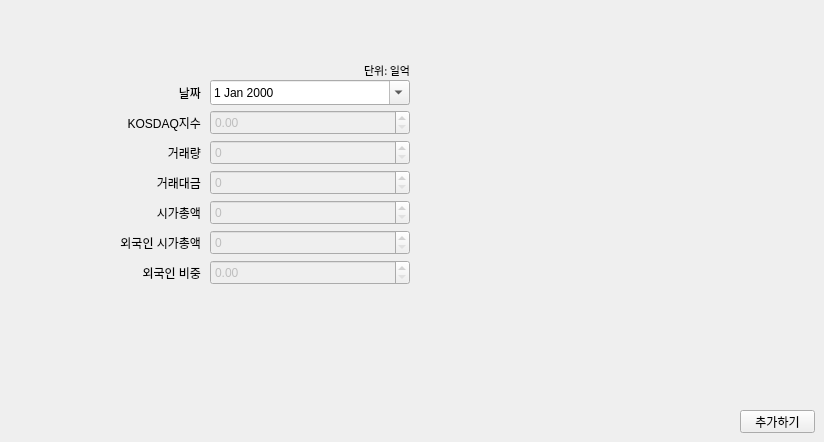
        <widget class="QWidget" name="kadd_2">
         <attribute name="title">
          <string>데이터 추가</string>
         </attribute>
         <widget class="QWidget" name="widget_4" native="true">
          <property name="geometry">
           <rect>
            <x>70</x>
            <y>50</y>
            <width>550</width>
            <height>300</height>
           </rect>
          </property>
          <widget class="QLabel" name="label_32">
           <property name="geometry">
            <rect>
             <x>350</x>
             <y>30</y>
             <width>100</width>
             <height>25</height>
            </rect>
           </property>
           <property name="text">
            <string/>
           </property>
          </widget>
          <widget class="QLabel" name="label_33">
           <property name="geometry">
            <rect>
             <x>30</x>
             <y>90</y>
             <width>101</width>
             <height>25</height>
            </rect>
           </property>
           <property name="text">
            <string>거래량</string>
           </property>
           <property name="alignment">
            <set>Qt::AlignRight|Qt::AlignTrailing|Qt::AlignVCenter</set>
           </property>
          </widget>
          <widget class="QDateEdit" name="date_kadd_2">
           <property name="geometry">
            <rect>
             <x>140</x>
             <y>30</y>
             <width>200</width>
             <height>25</height>
            </rect>
           </property>
           <property name="calendarPopup">
            <bool>true</bool>
           </property>
          </widget>
          <widget class="QLabel" name="label_34">
           <property name="geometry">
            <rect>
             <x>30</x>
             <y>120</y>
             <width>101</width>
             <height>25</height>
            </rect>
           </property>
           <property name="text">
            <string>거래대금</string>
           </property>
           <property name="alignment">
            <set>Qt::AlignRight|Qt::AlignTrailing|Qt::AlignVCenter</set>
           </property>
          </widget>
          <widget class="QLabel" name="label_35">
           <property name="geometry">
            <rect>
             <x>30</x>
             <y>180</y>
             <width>101</width>
             <height>25</height>
            </rect>
           </property>
           <property name="text">
            <string>외국인 시가총액</string>
           </property>
           <property name="alignment">
            <set>Qt::AlignRight|Qt::AlignTrailing|Qt::AlignVCenter</set>
           </property>
          </widget>
          <widget class="QLabel" name="label_36">
           <property name="geometry">
            <rect>
             <x>30</x>
             <y>150</y>
             <width>101</width>
             <height>25</height>
            </rect>
           </property>
           <property name="text">
            <string>시가총액</string>
           </property>
           <property name="alignment">
            <set>Qt::AlignRight|Qt::AlignTrailing|Qt::AlignVCenter</set>
           </property>
          </widget>
          <widget class="QWidget" name="group_kadd_4" native="true">
           <property name="enabled">
            <bool>false</bool>
           </property>
           <property name="geometry">
            <rect>
             <x>140</x>
             <y>60</y>
             <width>211</width>
             <height>191</height>
            </rect>
           </property>
           <widget class="QDoubleSpinBox" name="spin_kadd6_2">
            <property name="geometry">
             <rect>
              <x>0</x>
              <y>150</y>
              <width>200</width>
              <height>25</height>
             </rect>
            </property>
            <property name="decimals">
             <number>2</number>
            </property>
           </widget>
           <widget class="QSpinBox" name="spin_kadd2_2">
            <property name="geometry">
             <rect>
              <x>0</x>
              <y>30</y>
              <width>200</width>
              <height>25</height>
             </rect>
            </property>
           </widget>
           <widget class="QDoubleSpinBox" name="spin_kadd1_2">
            <property name="geometry">
             <rect>
              <x>0</x>
              <y>0</y>
              <width>200</width>
              <height>25</height>
             </rect>
            </property>
            <property name="decimals">
             <number>2</number>
            </property>
            <property name="maximum">
             <double>9999.989999999999782</double>
            </property>
           </widget>
           <widget class="QSpinBox" name="spin_kadd3_2">
            <property name="geometry">
             <rect>
              <x>0</x>
              <y>60</y>
              <width>200</width>
              <height>25</height>
             </rect>
            </property>
           </widget>
           <widget class="QSpinBox" name="spin_kadd4_2">
            <property name="geometry">
             <rect>
              <x>0</x>
              <y>90</y>
              <width>200</width>
              <height>25</height>
             </rect>
            </property>
           </widget>
           <widget class="QSpinBox" name="spin_kadd5_2">
            <property name="geometry">
             <rect>
              <x>0</x>
              <y>120</y>
              <width>200</width>
              <height>25</height>
             </rect>
            </property>
           </widget>
          </widget>
          <widget class="QLabel" name="label_37">
           <property name="geometry">
            <rect>
             <x>30</x>
             <y>60</y>
             <width>101</width>
             <height>25</height>
            </rect>
           </property>
           <property name="text">
            <string>KOSDAQ지수</string>
           </property>
           <property name="alignment">
            <set>Qt::AlignRight|Qt::AlignTrailing|Qt::AlignVCenter</set>
           </property>
          </widget>
          <widget class="QLabel" name="label_38">
           <property name="geometry">
            <rect>
             <x>30</x>
             <y>30</y>
             <width>101</width>
             <height>25</height>
            </rect>
           </property>
           <property name="text">
            <string>날짜</string>
           </property>
           <property name="alignment">
            <set>Qt::AlignRight|Qt::AlignTrailing|Qt::AlignVCenter</set>
           </property>
          </widget>
          <widget class="QLabel" name="label_39">
           <property name="geometry">
            <rect>
             <x>30</x>
             <y>210</y>
             <width>101</width>
             <height>25</height>
            </rect>
           </property>
           <property name="text">
            <string>외국인 비중</string>
           </property>
           <property name="alignment">
            <set>Qt::AlignRight|Qt::AlignTrailing|Qt::AlignVCenter</set>
           </property>
          </widget>
          <widget class="QLabel" name="label_40">
           <property name="geometry">
            <rect>
             <x>240</x>
             <y>10</y>
             <width>100</width>
             <height>20</height>
            </rect>
           </property>
           <property name="font">
            <font>
             <family>맑은 고딕</family>
             <pointsize>8</pointsize>
            </font>
           </property>
           <property name="text">
            <string>단위: 일억</string>
           </property>
           <property name="alignment">
            <set>Qt::AlignRight|Qt::AlignTrailing|Qt::AlignVCenter</set>
           </property>
          </widget>
         </widget>
         <widget class="QPushButton" name="btn_kadd_2">
          <property name="geometry">
           <rect>
            <x>740</x>
            <y>410</y>
            <width>75</width>
            <height>23</height>
           </rect>
          </property>
          <property name="text">
           <string>추가하기</string>
          </property>
         </widget>
        </widget>
